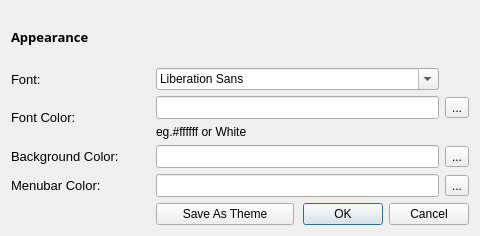
<?xml version="1.0" encoding="UTF-8"?>
<ui version="4.0">
 <class>ColorSchemes</class>
 <widget class="QDialog" name="ColorSchemes">
  <property name="geometry">
   <rect>
    <x>0</x>
    <y>0</y>
    <width>480</width>
    <height>236</height>
   </rect>
  </property>
  <property name="windowTitle">
   <string>Dialog</string>
  </property>
  <layout class="QGridLayout" name="gridLayout_2">
   <item row="0" column="0">
    <widget class="QLabel" name="label_6">
     <property name="font">
      <font>
       <family>Segoe UI Semibold</family>
       <pointsize>10</pointsize>
       <weight>75</weight>
       <bold>true</bold>
      </font>
     </property>
     <property name="text">
      <string>Appearance</string>
     </property>
    </widget>
   </item>
   <item row="1" column="0">
    <layout class="QGridLayout" name="gridLayout">
     <item row="0" column="0">
      <widget class="QLabel" name="font_fam_label">
       <property name="font">
        <font>
         <pointsize>10</pointsize>
        </font>
       </property>
       <property name="text">
        <string>Font:</string>
       </property>
      </widget>
     </item>
     <item row="0" column="1" colspan="2">
      <widget class="QFontComboBox" name="font_combo_box"/>
     </item>
     <item row="1" column="0" rowspan="2">
      <widget class="QLabel" name="font_color_label">
       <property name="font">
        <font>
         <pointsize>10</pointsize>
        </font>
       </property>
       <property name="text">
        <string>Font Color:</string>
       </property>
      </widget>
     </item>
     <item row="1" column="1" colspan="2">
      <widget class="QLineEdit" name="font_color_text">
       <property name="font">
        <font>
         <pointsize>10</pointsize>
        </font>
       </property>
      </widget>
     </item>
     <item row="1" column="3">
      <widget class="QToolButton" name="font_pallete">
       <property name="text">
        <string>...</string>
       </property>
      </widget>
     </item>
     <item row="2" column="1" colspan="2">
      <widget class="QLabel" name="label_5">
       <property name="text">
        <string>eg.#ffffff or White</string>
       </property>
      </widget>
     </item>
     <item row="3" column="0">
      <widget class="QLabel" name="bgcolor_label">
       <property name="font">
        <font>
         <pointsize>10</pointsize>
        </font>
       </property>
       <property name="text">
        <string>Background Color:</string>
       </property>
      </widget>
     </item>
     <item row="3" column="1" colspan="2">
      <widget class="QLineEdit" name="bgcolor_text">
       <property name="font">
        <font>
         <pointsize>10</pointsize>
        </font>
       </property>
       <property name="text">
        <string/>
       </property>
      </widget>
     </item>
     <item row="3" column="3">
      <widget class="QToolButton" name="bgcolor_pallete">
       <property name="text">
        <string>...</string>
       </property>
      </widget>
     </item>
     <item row="4" column="0">
      <widget class="QLabel" name="menu_bar_color_label">
       <property name="font">
        <font>
         <pointsize>10</pointsize>
        </font>
       </property>
       <property name="text">
        <string>Menubar Color:</string>
       </property>
      </widget>
     </item>
     <item row="4" column="1" colspan="2">
      <widget class="QLineEdit" name="menu_bar_color_text">
       <property name="font">
        <font>
         <pointsize>10</pointsize>
        </font>
       </property>
       <property name="text">
        <string/>
       </property>
      </widget>
     </item>
     <item row="4" column="3">
      <widget class="QToolButton" name="menu_pallete">
       <property name="text">
        <string>...</string>
       </property>
      </widget>
     </item>
     <item row="5" column="1">
      <widget class="QPushButton" name="save_as_pb">
       <property name="font">
        <font>
         <pointsize>9</pointsize>
        </font>
       </property>
       <property name="text">
        <string>Save As Theme</string>
       </property>
      </widget>
     </item>
     <item row="5" column="2" colspan="2">
      <widget class="QDialogButtonBox" name="buttonBox">
       <property name="font">
        <font>
         <pointsize>9</pointsize>
        </font>
       </property>
       <property name="orientation">
        <enum>Qt::Horizontal</enum>
       </property>
       <property name="standardButtons">
        <set>QDialogButtonBox::Cancel|QDialogButtonBox::Ok</set>
       </property>
      </widget>
     </item>
    </layout>
   </item>
  </layout>
 </widget>
 <resources/>
 <connections>
  <connection>
   <sender>buttonBox</sender>
   <signal>accepted()</signal>
   <receiver>ColorSchemes</receiver>
   <slot>accept()</slot>
   <hints>
    <hint type="sourcelabel">
     <x>248</x>
     <y>254</y>
    </hint>
    <hint type="destinationlabel">
     <x>157</x>
     <y>274</y>
    </hint>
   </hints>
  </connection>
  <connection>
   <sender>buttonBox</sender>
   <signal>rejected()</signal>
   <receiver>ColorSchemes</receiver>
   <slot>reject()</slot>
   <hints>
    <hint type="sourcelabel">
     <x>316</x>
     <y>260</y>
    </hint>
    <hint type="destinationlabel">
     <x>286</x>
     <y>274</y>
    </hint>
   </hints>
  </connection>
 </connections>
</ui>
